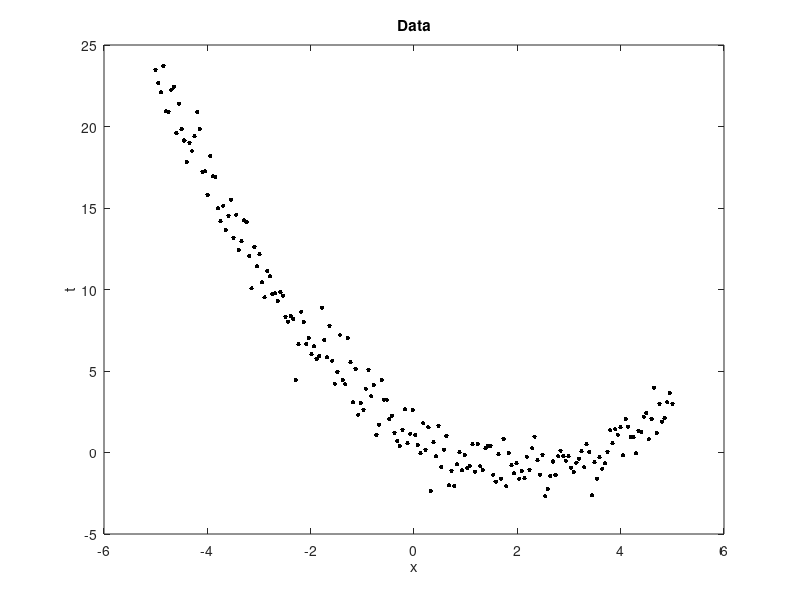
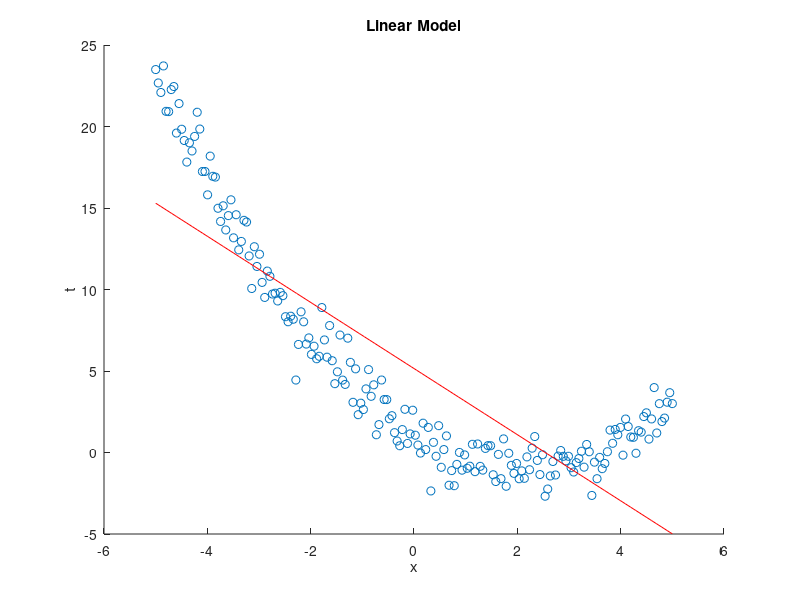
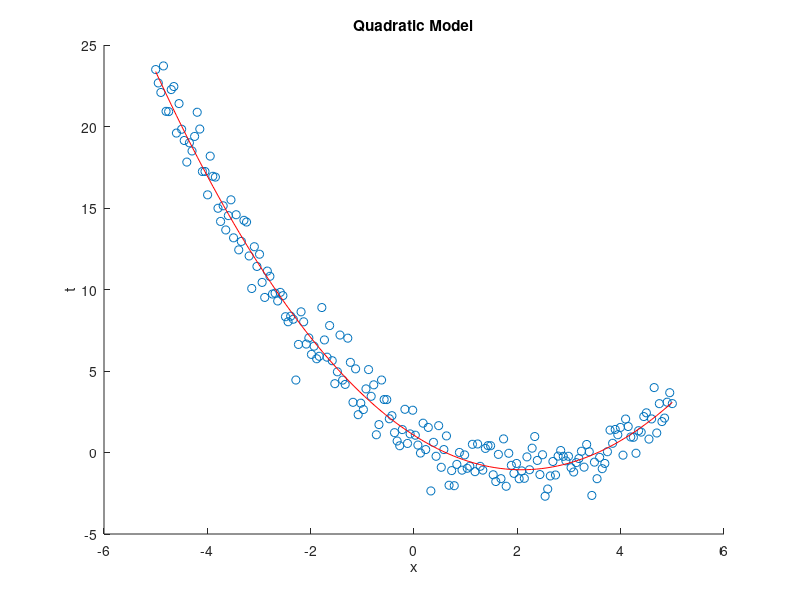

The MATLAB script that drew these images, in order:
% Set parameter values
w0 = 1;
w1 = -2;
w2 = 0.5;

% Set random seed for reproducibility
rng(42);

% Generate N = 200 values of x uniformly distributed between -5 and 5
N = 200;
x = linspace(-5, 5, N)';

% Generate random noise from N(0,1) distribution
n = randn(N, 1);

% Calculate t for each x value using the given model
t = w0 + w1*x + w2*x.^2 + n;
 %% Plot the data
figure(1);
hold off
plot(x,t,'k.','markersize',10);
xlabel('x');
ylabel('t');
title('Data');

% Fit linear model using least squares approach
X_linear = [ones(N, 1), x];
w_linear = (X_linear' * X_linear) \ (X_linear' * t);

% Fit quadratic model using least squares approach
X_quadratic = [ones(N, 1), x, x.^2];
w_quadratic = (X_quadratic' * X_quadratic) \ (X_quadratic' * t);


% Plot linear model
figure;
scatter(x, t);
hold on;
x_range = linspace(-5, 5, 100)';
X_linear_range = [ones(100, 1), x_range];
t_linear_range = X_linear_range * w_linear;
plot(x_range, t_linear_range, 'r');
xlabel('x');
ylabel('t');
title('Linear Model');

% Plot quadratic model
figure;
scatter(x, t);
hold on;
X_quadratic_range = [ones(100, 1), x_range, x_range.^2];
t_quadratic_range = X_quadratic_range * w_quadratic;
plot(x_range, t_quadratic_range, 'r');
xlabel('x');
ylabel('t');
title('Quadratic Model');
